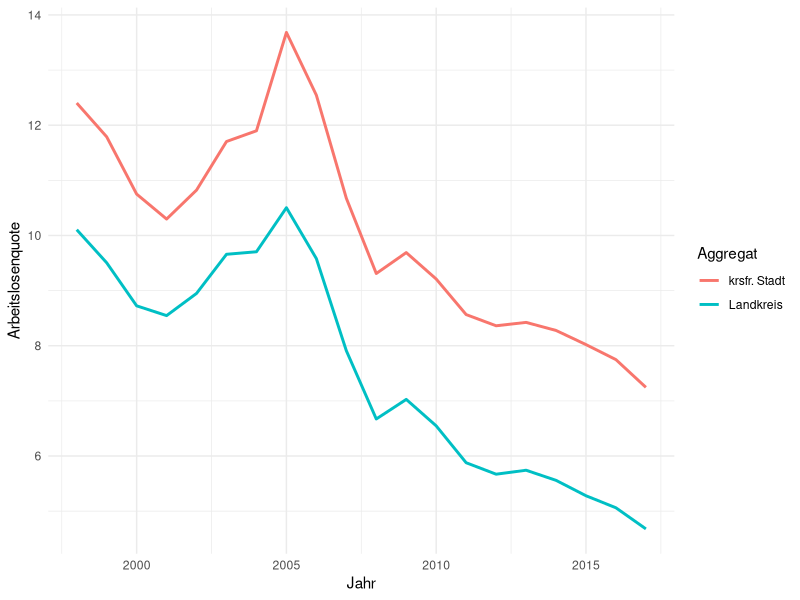

Here is the R script that generated this plot:
## ---- chunk 1
knitr::opts_chunk$set(message=FALSE,warning=FALSE, cache=TRUE)
## ---- chunk 2
library(tidyverse)

# Laden der Daten
Arbeitslosenquote <- 
  readxl::read_xls('daten_beispiele/Arbeitslosenquote.xls',
                         skip = 1) %>% 
  rename('Kennziffer' = '...1',
         'Raumeinheit' = '...2',
         'Aggregat' = '...3') %>% 
  pivot_longer(!c(Kennziffer, Raumeinheit, Aggregat), 
               names_to = 'Jahr', 
               values_to = 'Arbeitslosenquote')
## ---- chunk 3
Arbeitslosenquote_1 <- filter(Arbeitslosenquote, Aggregat == "krsfr. Stadt")
Arbeitslosenquote_2 <- filter(Arbeitslosenquote_1, Jahr == max(Jahr))
Arbeitslosenquote_3 <- top_n(Arbeitslosenquote_2, 5)
Arbeitslosenquote_4 <- arrange(Arbeitslosenquote_3, desc(Arbeitslosenquote))
Arbeitslosenquote_4

## ---- chunk 4
Arbeitslosenquote %>% 
  filter(Aggregat == "krsfr. Stadt",
         Jahr == max(Jahr)) %>% 
  top_n(5) %>% 
  arrange(desc(Arbeitslosenquote))
## ---- chunk 5
# Filtern nach Aggregat und Arbeitslosenquote
Arbeitslosenquote %>% 
  filter(Aggregat == "Landkreis",
         Arbeitslosenquote > 10)

## ---- chunk 6
Arbeitslosenquote %>% 
  select(Raumeinheit, Jahr, Arbeitslosenquote)
## ---- chunk 7
Arbeitslosenquote %>% 
  select(Raumeinheit, Jahr, Arbeitslosenquote) %>% 
  filter(Jahr == "2007") %>% 
  mutate(Abweichung = Arbeitslosenquote - mean(Arbeitslosenquote))
## ---- chunk 8
Arbeitslosenquote %>% 
  select(-Kennziffer) %>% 
  filter(Jahr == "1998") %>% 
  group_by(Aggregat) %>% 
  mutate(Quote_Aggr = mean(Arbeitslosenquote))
## ---- chunk 9
Arbeitslosenquote %>% 
  select(-Kennziffer) %>% 
  filter(Jahr == "1998") %>% 
  group_by(Aggregat) %>% 
  summarise(Quote_Aggr = mean(Arbeitslosenquote))
## ---- chunk 10
Arbeitslosenquote %>% 
  select(-Kennziffer) %>% 
  filter(Jahr == max(Jahr)) %>% 
  arrange(Arbeitslosenquote)
## ---- chunk 11
Arbeitslosenquote %>% 
  mutate(Jahr = as.double(Jahr)) %>% 
  group_by(Aggregat, Jahr) %>% 
  summarise(Arbeitslosenquote = mean(Arbeitslosenquote)) %>% 
  ggplot(aes(x = Jahr, 
             y = Arbeitslosenquote, 
             group = Aggregat, 
             col = Aggregat)) +
  geom_line(size = 1.0) +
  theme_minimal()
  
